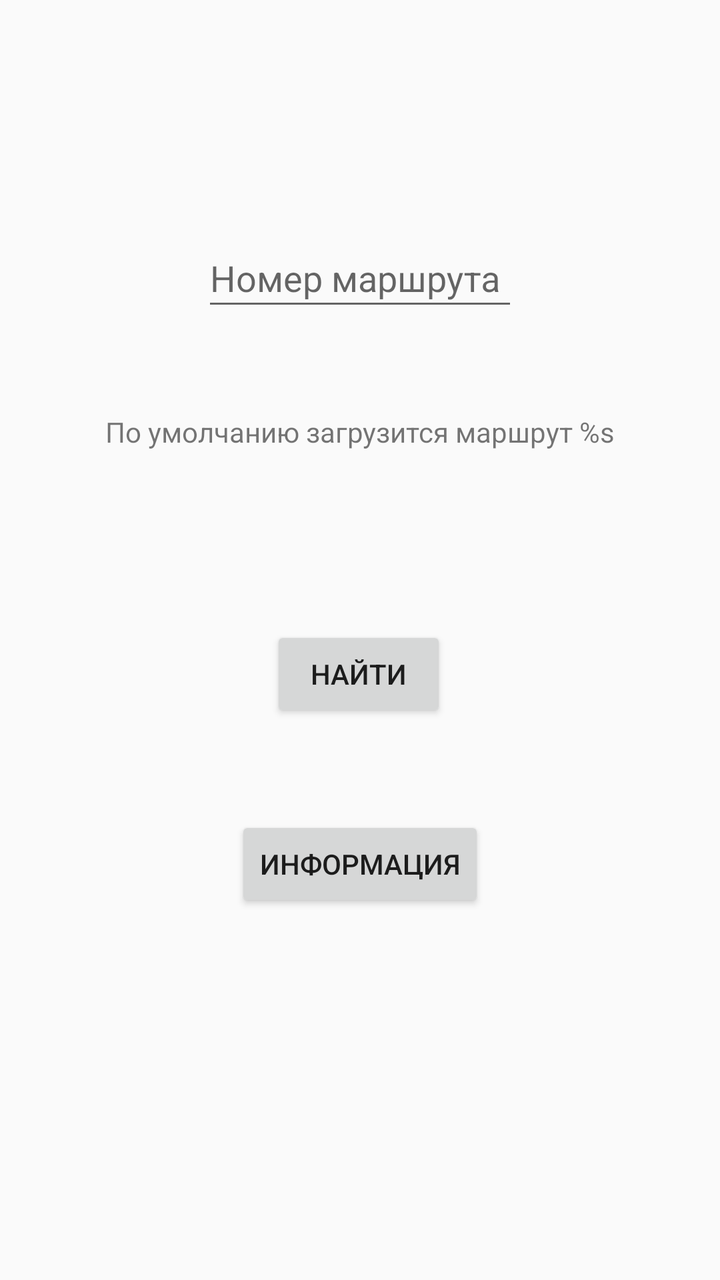
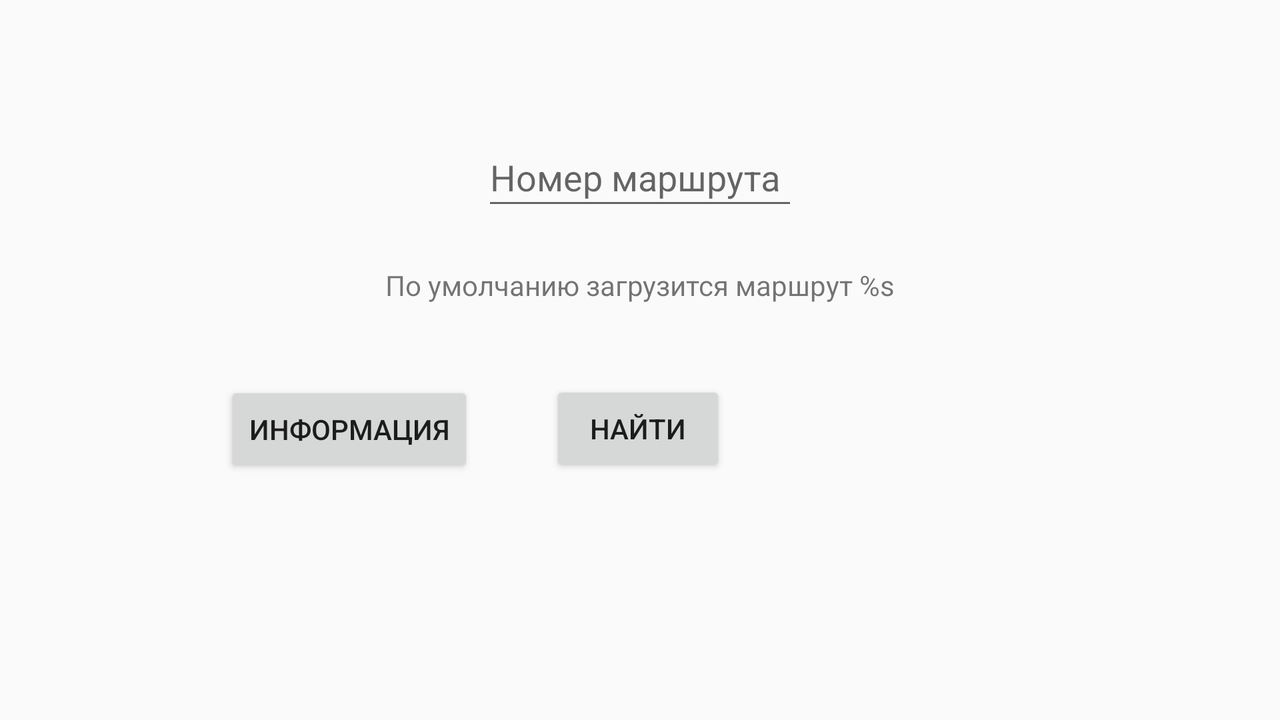

One screen, two layout resources from the same app: the default and the repository's alternative for another configuration. Each is rendered where Android would select it; the XML of both is given below.
<!-- AndroidManifest.xml: application theme AppTheme -->
<!-- res/layout/fragment_second.xml -->
<?xml version="1.0" encoding="utf-8"?>
<androidx.constraintlayout.widget.ConstraintLayout xmlns:android="http://schemas.android.com/apk/res/android"
    xmlns:app="http://schemas.android.com/apk/res-auto"
    xmlns:tools="http://schemas.android.com/tools"
    android:layout_width="match_parent"
    android:layout_height="match_parent"
    tools:context=".SecondFragment">

    <TextView
        android:id="@+id/textview_second"
        android:layout_width="wrap_content"
        android:layout_height="wrap_content"
        android:text="@string/text_second_fmt"
        app:layout_constraintBottom_toBottomOf="parent"
        app:layout_constraintEnd_toEndOf="parent"
        app:layout_constraintHorizontal_bias="0.5"
        app:layout_constraintStart_toStartOf="parent"
        app:layout_constraintTop_toBottomOf="@+id/input_second"
        app:layout_constraintVertical_bias="0.100000024" />

    <Button
        android:id="@+id/button_second_info"
        android:layout_width="wrap_content"
        android:layout_height="wrap_content"
        android:layout_marginTop="36dp"
        android:text="@string/button_second_info"
        app:layout_constraintBottom_toBottomOf="parent"
        app:layout_constraintEnd_toEndOf="parent"
        app:layout_constraintStart_toStartOf="parent"
        app:layout_constraintTop_toBottomOf="@+id/button_second_find"
        app:layout_constraintVertical_bias="0.056" />

    <Button
        android:id="@+id/button_second_find"
        android:layout_width="wrap_content"
        android:layout_height="wrap_content"
        android:text="@string/button_second_find"
        app:layout_constraintBottom_toBottomOf="parent"
        app:layout_constraintEnd_toEndOf="parent"
        app:layout_constraintHorizontal_bias="0.498"
        app:layout_constraintStart_toStartOf="parent"
        app:layout_constraintTop_toBottomOf="@+id/textview_second"
        app:layout_constraintVertical_bias="0.239" />

    <com.google.android.material.textfield.TextInputLayout
        android:id="@+id/input_second"
        android:layout_width="158dp"
        android:layout_height="55dp"
        app:layout_constraintBottom_toBottomOf="parent"
        app:layout_constraintEnd_toEndOf="parent"
        app:layout_constraintHorizontal_bias="0.5"
        app:layout_constraintStart_toStartOf="parent"
        app:layout_constraintTop_toTopOf="parent"
        app:layout_constraintVertical_bias="0.18">

        <com.google.android.material.textfield.TextInputEditText
            android:id="@+id/textinput_second"
            android:layout_width="match_parent"
            android:layout_height="match_parent"
            android:hint="@string/text_second_input" />
    </com.google.android.material.textfield.TextInputLayout>

</androidx.constraintlayout.widget.ConstraintLayout>
<!-- resources referenced by this layout -->
<resources>
  <string name="button_second_find">Найти</string>
  <string name="button_second_info">Информация</string>
  <string name="text_second_fmt">По умолчанию загрузится маршрут %s</string>
  <string name="text_second_input">Номер маршрута</string>
  <style name="AppTheme" parent="Theme.AppCompat.Light.DarkActionBar">
          
          <item name="colorPrimary">@color/colorPrimary</item>
          <item name="colorPrimaryDark">@color/colorPrimaryDark</item>
          <item name="colorAccent">@color/colorAccent</item>
      </style>
  <color name="colorPrimary">#6200EE</color>
  <color name="colorPrimaryDark">#3700B3</color>
  <color name="colorAccent">#03DAC5</color>
</resources>
<!-- res/layout-land/fragment_second.xml (the repository's variant of the layout above) -->
<!-- drawn on the phone turned sideways -->
<?xml version="1.0" encoding="utf-8"?>
<androidx.constraintlayout.widget.ConstraintLayout xmlns:android="http://schemas.android.com/apk/res/android"
    xmlns:app="http://schemas.android.com/apk/res-auto"
    xmlns:tools="http://schemas.android.com/tools"
    android:layout_width="match_parent"
    android:layout_height="match_parent"
    tools:context=".SecondFragment">

    <TextView
        android:id="@+id/textview_second"
        android:layout_width="wrap_content"
        android:layout_height="wrap_content"
        android:text="@string/text_second_fmt"
        app:layout_constraintBottom_toBottomOf="parent"
        app:layout_constraintEnd_toEndOf="parent"
        app:layout_constraintHorizontal_bias="0.5"
        app:layout_constraintStart_toStartOf="parent"
        app:layout_constraintTop_toBottomOf="@+id/input_second"
        app:layout_constraintVertical_bias="0.100000024" />

    <Button
        android:id="@+id/button_second_info"
        android:layout_width="wrap_content"
        android:layout_height="wrap_content"
        android:text="@string/button_second_info"
        app:layout_constraintBottom_toBottomOf="parent"
        app:layout_constraintEnd_toStartOf="@+id/button_second_find"
        app:layout_constraintHorizontal_bias="0.748"
        app:layout_constraintStart_toStartOf="parent"
        app:layout_constraintTop_toBottomOf="@+id/textview_second"
        app:layout_constraintVertical_bias="0.242" />

    <Button
        android:id="@+id/button_second_find"
        android:layout_width="wrap_content"
        android:layout_height="wrap_content"
        android:text="@string/button_second_find"
        app:layout_constraintBottom_toBottomOf="parent"
        app:layout_constraintEnd_toEndOf="parent"
        app:layout_constraintHorizontal_bias="0.498"
        app:layout_constraintStart_toStartOf="parent"
        app:layout_constraintTop_toBottomOf="@+id/textview_second"
        app:layout_constraintVertical_bias="0.239" />

    <com.google.android.material.textfield.TextInputLayout
        android:id="@+id/input_second"
        android:layout_width="158dp"
        android:layout_height="55dp"
        app:layout_constraintBottom_toBottomOf="parent"
        app:layout_constraintEnd_toEndOf="parent"
        app:layout_constraintHorizontal_bias="0.5"
        app:layout_constraintStart_toStartOf="parent"
        app:layout_constraintTop_toTopOf="parent"
        app:layout_constraintVertical_bias="0.18">

        <com.google.android.material.textfield.TextInputEditText
            android:id="@+id/textinput_second"
            android:layout_width="match_parent"
            android:layout_height="match_parent"
            android:hint="@string/text_second_input" />
    </com.google.android.material.textfield.TextInputLayout>

</androidx.constraintlayout.widget.ConstraintLayout>
